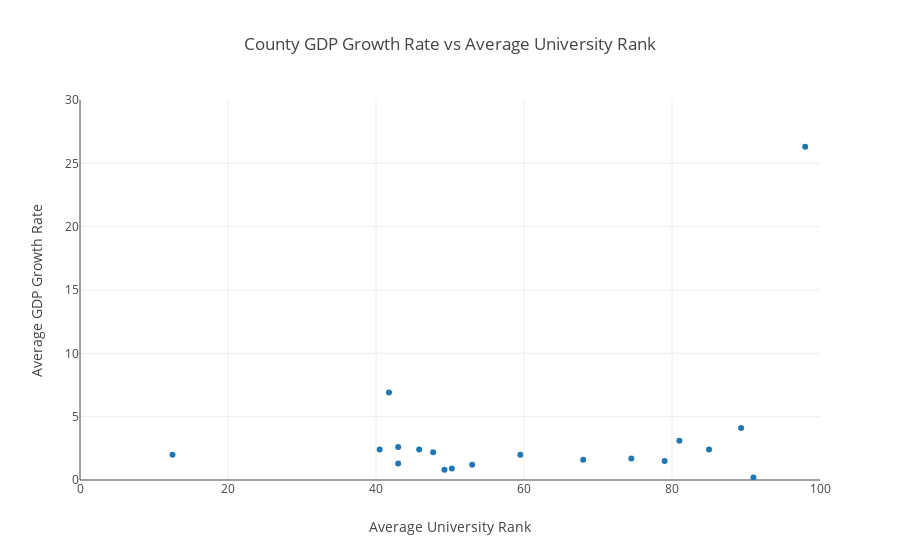

Notebook code cell kept with this figure:
### Markdown cell above
Use Plotly.io to create graphs:

### Code cell
subject = country_agg['avg_university_rank']
score = country_agg['avg_gdp_growth_rate']

data = [dict(
  type = 'scatter',
  x = subject,
  y = score,
  mode = 'markers',
  text = country_agg['country']
)]

layout = dict(
    title = 'County GDP Growth Rate vs Average University Rank',
    xaxis = dict(
        title = 'Average University Rank',
        range = [0, 100]
                 ),
    yaxis = dict(
        title = 'Average GDP Growth Rate',
        range = [0, 30]
        )
)

fig_dict = dict(data=data, layout=layout)

pio.show(fig_dict, validate=False)

### Figure 1 — Plotly figure (JSON) as saved in the notebook; plotly's stock layout.template omitted (floating-point values rounded to 4 significant figures)
{"data": [{"mode": "markers", "text": ["Argentina", "Australia", "Belgium", "Canada", "China (Mainland)", "Denmark", "Finland", "France", "Germany", "Hong Kong SAR", "Ireland", "Japan", "Netherlands", "New Zealand", "Singapore", "South Korea", "Sweden", "Switzerland", "United Kingdom", "United States"], "type": "scatter", "x": [85, 45.83, 79, 50.25, 41.75, 68, 91, 43, 74.5, 40.5, 98, 53, 59.5, 81, 12.5, 65.5, 89.33, 49.25, 47.72, 43], "y": [2.4, 2.4, 1.5, 0.9, 6.9, 1.6, 0.2, 1.3, 1.7, 2.4, 26.3, 1.2, 2, 3.1, 2, -1.1, 4.1, 0.8, 2.2, 2.6]}], "layout": {"title": "County GDP Growth Rate vs Average University Rank", "xaxis": {"range": [0, 100], "title": "Average University Rank"}, "yaxis": {"range": [0, 30], "title": "Average GDP Growth Rate"}}}
